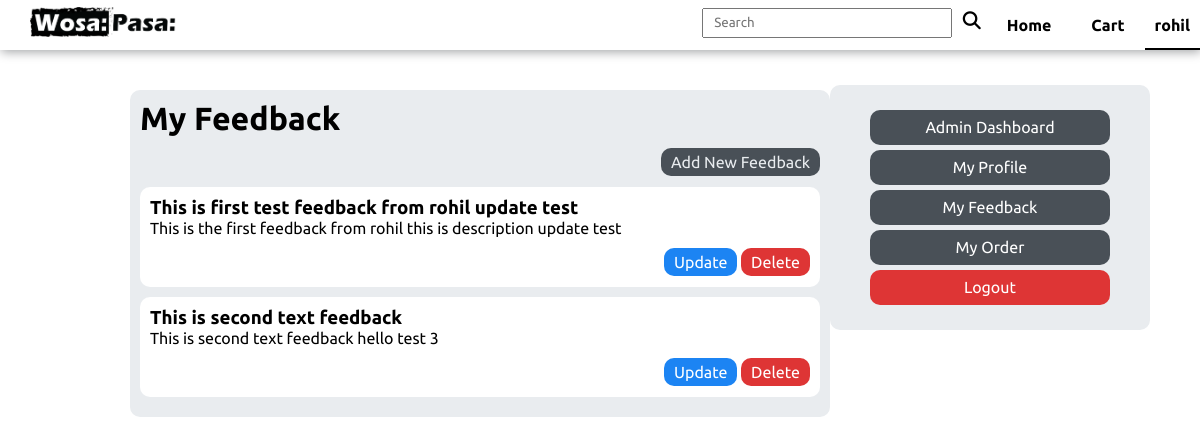
/wosapasa/myfeedback.php (signed in), run on the app's committed database.
### tables this page shows
CREATE TABLE `users` (
  `user_id` int NOT NULL AUTO_INCREMENT,
  `username` varchar(255) NOT NULL,
  `email` varchar(255) NOT NULL,
  `password` varchar(255) NOT NULL,
  `is_admin` tinyint(1) NOT NULL DEFAULT '0',
  `is_customer` tinyint(1) NOT NULL DEFAULT '1',
  `status` tinyint(1) DEFAULT '1',
  PRIMARY KEY (`user_id`),
  UNIQUE KEY `email` (`email`)
);

CREATE TABLE `feedbacks` (
  `fb_id` int NOT NULL AUTO_INCREMENT,
  `title` varchar(150) NOT NULL,
  `message` text NOT NULL,
  `user_id` int NOT NULL,
  PRIMARY KEY (`fb_id`),
  KEY `user_id` (`user_id`),
  CONSTRAINT `feedbacks_ibfk_1` FOREIGN KEY (`user_id`) REFERENCES `users` (`user_id`)
);

### wosapasa/config/utility.php (called while the page is built, shortened)
<?php
function fetch_user($id, $conn)
{
    $q_user = "SELECT * from users  where user_id ='$id'";
    $result = mysqli_query($conn, $q_user);
    if (mysqli_num_rows($result) != 0) {
        $user = mysqli_fetch_assoc($result);
        return $user;
    } else {
        die("User not found");
    }
}
?>

### wosapasa/myfeedback.php (the view, shortened to what this page needs)
<?php
    require_once 'config/dbconfig.php';
    require_once 'config/utility.php';
    require_once './auth_user.php';
?>
<!DOCTYPE html>
<html lang="en">
<head>
    <?php
        $page = 'profile';
        require_once 'assets/component/head.php';
        $id = $_SESSION['id'];
        $user = fetch_user($id,$conn);
        $q_feedback = "SELECT * from feedbacks where user_id =". $user['user_id'];
        $result = mysqli_query($conn,$q_feedback);
    ?>
</head>
<body>
    <?php require_once 'assets/component/topnav.php'; ?>
    <div class="container">
        <div class="profile_row">
            <div class="col_6">
                <div class="feedback_content">
                    <h1>My Feedback</h1>
                    <div class="feedback_card_action">
                        <a href="feedback.php" class="btn feedback_btn">Add New Feedback</a>
                    </div>
                    <?php
                    if(mysqli_num_rows($result)!=0){
                    while($feedback = mysqli_fetch_assoc($result)){
                    ?>
                    <div class="feedback_card">
                        <h3><?= $feedback['title'] ?></h3>
                        <p><?= $feedback['message'] ?></p>
                        <div class="feedback_card_action">
                            <a class="primary_btn feedback_btn" href="/updatefeedback.php?id=<?= $feedback['fb_id'] ?>">Update</a>
                            <a class="danger_btn feedback_btn" href="/deletefeedback.php?id=<?= $feedback['fb_id'] ?>" onclick="return confirm('Confirm you want to delete Feedback ?')">Delete</a>
                        </div>
                    </div>
                    <?php
                    }
                }else{
                    echo "No Result Found";
                }
                    ?>
                </div>
            </div>
            <?php
                require_once 'assets/component/sidebar_profile.php'
            ?>
        </div>
    </div>
</body>
</html>

### wosapasa/assets/component/topnav.php (shortened to what this page needs)
<?php
    require_once (__DIR__.'\..\..\config\dbconfig.php');
    require_once (__DIR__.'\..\..\config\utility.php');
    if(isset($_SESSION['id'])){
        $id = $_SESSION['id'];
        $user = fetch_user($id,$conn);
    }
?>
<div class="topnav">
    <a href="../../index.php"><img class="nav_logo" src ="/assets/image/design_wosa_pasa.png" alt="logo"></a>
    <ul class="nav_menu" id="nav_menu">
        <form action="/search.php" id="seachForm" class="search" onsubmit="event.preventDefault(); searchValidation()">
            <input type="text" id="search_input" name ="q" class="searchBox" placeholder="Search"
                value="<?php if(isset($_GET['q'])){ echo $_GET['q']; }else if(isset($_GET['query'])){ echo $_GET['query'];}
                    ?>"
            >
            <input class="searchIcon" style="font-family: FontAwesome" value="&#xf002;" type="submit">
        </form>
        <li class="nav_item <?php if($page == 'home'){echo 'active';} ?>"><a class="nav_link" href="/">Home</a></li>
        <?php if(isset($_SESSION['id'])){?>
            <li class="nav_item nav_item <?php if($page == 'cart'){echo 'active';} ?>"><a class="nav_link" href="/cart.php">Cart</a></li>
            <li onclick="profileToggler();" class="nav_item nav_profile <?php if($page == 'profile'){echo 'active';} ?>"><span class="nav_link"><?= $user['username'] ?></span>
        </li>
        <?php }else{?>
                <li class="nav_item <?php if($page == 'login'){echo 'active';} ?>"><a class="nav_link" href="/account/login.php">Login</a></li>
                <li class="nav_item <?php if($page == 'signup'){echo 'active';} ?>"><a class="nav_link" href="/account/signup.php">Sign-up</a></li>
        <?php } ?>
    </ul>
</div>

### wosapasa/assets/css/main.css (style rules this page uses)
* { padding: 0; margin: 0; font-family: 'Ubuntu', sans-serif; }
.topnav { display: flex; position: fixed; background-color: white; height: 50px; width: 100%; top: 0px; z-index: 1; justify-content: space-between; box-shadow: 1px 2px 10px #a3a5a7; }
.nav_logo { padding: 7px 30px; height: 30px; }
.nav_menu { display: flex; }
.nav_item { line-height: 50px; padding: 0px 20px; list-style: none; cursor: pointer; }
.active { border-bottom: 2px solid black; }
.nav_link { font-weight: bolder ; color: black; text-decoration: none; }
.nav_profile { padding: 0px 10px; cursor: fi; }
.container { width: 80%; margin: 0px auto; margin-top: 60px; }
.search { line-height: 40px; font-size: 20px; }
.searchBox { height: 30px; width: 250px; padding: 0px 10px; }
.searchIcon { font-size: 18px; height: 30px; width: 30px; border: none; background-color: white; }
.btn { background-color: #495057; color: #e9ecef; padding: 13px 30px; border-radius: 10px; border: none; text-decoration: none; }
.profile_row { margin-top: 80px; display: flex; }
.col_6 { width: 75%; }
.danger_btn { color: white; background-color: rgb(222, 53, 53); }
.primary_btn { color: white; background-color: rgb(28, 132, 243); }
.feedback_content { background-color: #e9ecef; margin: 10px; border-radius: 10px; padding: 10px; }
.feedback_card { background-color: white; border-radius: 10px; padding: 10px; margin: 10px 0px; }
.feedback_card_action { text-align: right; margin-top: 10px; line-height: 30px; }
.feedback_btn { padding: 5px 10px; text-decoration: none; border-radius: 10px; }

### data on the page
users: username "rohil"
feedbacks: title "This is first test feedback from rohil update test", message "This is the first feedback from rohil this is description update test"
feedbacks: title "This is second text feedback", message "This is second text feedback hello test 3"
